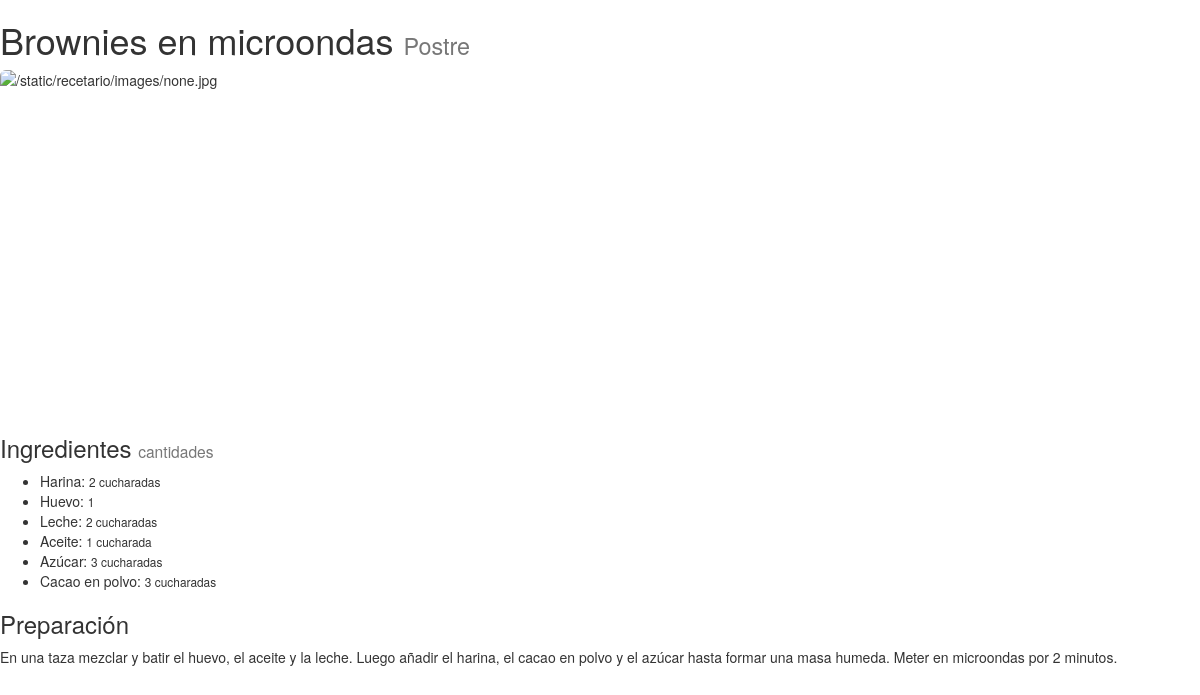
Screenshot of /recetario/recetas/7/ with the database file from the repository.
### recetario/models.py (models this page shows, shortened)
class Receta(models.Model):
	nombre = models.CharField(max_length=40)
	categoria = models.ForeignKey(Categoria)
	ingredientes = models.ManyToManyField(Ingrediente, through='DetalleReceta')
	preparacion = models.TextField()

class Categoria(models.Model):
	nombre = models.CharField(max_length=20)

class DetalleReceta(models.Model):
    cantidad = models.CharField(max_length=20)
    receta = models.ForeignKey(Receta)
    ingrediente = models.ForeignKey(Ingrediente)

class Ingrediente(models.Model):
	nombre = models.CharField(max_length=30)
	def __unicode__(self):
		return self.nombre

### recetario/views.py (the view)
# urls.py: url(r'^recetas/(?P<pk>[0-9]+)/$', views.RecetaDetail.as_view(), name='detallereceta'),
class RecetaDetail(generic.DetailView):
    model = Receta
    context_object_name = 'receta'

### recetario/templates/recetario/receta_detail.html (shortened to what this page needs)
{% load staticfiles %}
<!DOCTYPE html>
<html>
<head>
  <link rel="stylesheet" href="http://maxcdn.bootstrapcdn.com/bootstrap/3.3.5/css/bootstrap.min.css">
</head>
<body>
	<h1>{{ receta.nombre }} <small>{{ receta.categoria.nombre }}</small></h1>
	<img class="img-rounded img-responsive" src="{% static 'recetario/images/bunuelo.jpg' %}" alt="{% static "recetario/images/none.jpg" %}"
	width="460" height="345">
	<h3>Ingredientes <small>cantidades</small></h3>
		<ul>
		{% for detalle in receta.detallereceta_set.all %}
			<li>{{ detalle.ingrediente }}: <small>{{ detalle.cantidad }}</small></li>
		{% endfor %}
		</ul>
	<h3>Preparación</h3>
	<p>{{ receta.preparacion }}</p>
</body>
</html>

### rows the page displays
Receta: nombre "Brownies en microondas", categoria.nombre "Postre", preparacion "En una taza mezclar y batir el huevo, el aceite y la leche. Luego añadir el harina, el cacao en polvo y el azúcar hasta formar una masa humeda. Meter en microondas por 2 minutos."
DetalleReceta: ingrediente "Harina", cantidad "2 cucharadas"
DetalleReceta: ingrediente "Huevo", cantidad "1"
DetalleReceta: ingrediente "Leche", cantidad "2 cucharadas"
DetalleReceta: ingrediente "Aceite", cantidad "1 cucharada"
DetalleReceta: ingrediente "Azúcar", cantidad "3 cucharadas"
DetalleReceta: ingrediente "Cacao en polvo", cantidad "3 cucharadas"
